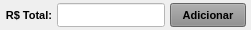
              <widget class="QWidget" name="widget_23" native="true">
               <property name="minimumSize">
                <size>
                 <width>0</width>
                 <height>0</height>
                </size>
               </property>
               <property name="maximumSize">
                <size>
                 <width>16777215</width>
                 <height>30</height>
                </size>
               </property>
               <property name="font">
                <font>
                 <pointsize>8</pointsize>
                </font>
               </property>
               <property name="styleSheet">
                <string notr="true"/>
               </property>
               <layout class="QHBoxLayout" name="horizontalLayout_10">
                <property name="spacing">
                 <number>5</number>
                </property>
                <property name="leftMargin">
                 <number>5</number>
                </property>
                <property name="topMargin">
                 <number>3</number>
                </property>
                <property name="rightMargin">
                 <number>5</number>
                </property>
                <property name="bottomMargin">
                 <number>3</number>
                </property>
                <item>
                 <widget class="QLabel" name="label_44">
                  <property name="minimumSize">
                   <size>
                    <width>0</width>
                    <height>0</height>
                   </size>
                  </property>
                  <property name="maximumSize">
                   <size>
                    <width>50</width>
                    <height>16777215</height>
                   </size>
                  </property>
                  <property name="font">
                   <font>
                    <pointsize>8</pointsize>
                    <weight>75</weight>
                    <bold>true</bold>
                   </font>
                  </property>
                  <property name="text">
                   <string>R$ Total:</string>
                  </property>
                  <property name="alignment">
                   <set>Qt::AlignRight|Qt::AlignTrailing|Qt::AlignVCenter</set>
                  </property>
                 </widget>
                </item>
                <item>
                 <widget class="QLineEdit" name="line_ValorTotal">
                  <property name="sizePolicy">
                   <sizepolicy hsizetype="Preferred" vsizetype="Preferred">
                    <horstretch>0</horstretch>
                    <verstretch>0</verstretch>
                   </sizepolicy>
                  </property>
                  <property name="minimumSize">
                   <size>
                    <width>0</width>
                    <height>0</height>
                   </size>
                  </property>
                  <property name="maximumSize">
                   <size>
                    <width>16777215</width>
                    <height>16777215</height>
                   </size>
                  </property>
                  <property name="font">
                   <font>
                    <pointsize>8</pointsize>
                   </font>
                  </property>
                  <property name="styleSheet">
                   <string notr="true">background-color: rgb(255, 255, 255);</string>
                  </property>
                  <property name="alignment">
                   <set>Qt::AlignCenter</set>
                  </property>
                 </widget>
                </item>
                <item>
                 <widget class="QPushButton" name="btn_AdicionarProd">
                  <property name="sizePolicy">
                   <sizepolicy hsizetype="Preferred" vsizetype="Preferred">
                    <horstretch>0</horstretch>
                    <verstretch>0</verstretch>
                   </sizepolicy>
                  </property>
                  <property name="minimumSize">
                   <size>
                    <width>76</width>
                    <height>0</height>
                   </size>
                  </property>
                  <property name="maximumSize">
                   <size>
                    <width>76</width>
                    <height>16777215</height>
                   </size>
                  </property>
                  <property name="font">
                   <font>
                    <pointsize>8</pointsize>
                    <weight>75</weight>
                    <bold>true</bold>
                   </font>
                  </property>
                  <property name="cursor">
                   <cursorShape>PointingHandCursor</cursorShape>
                  </property>
                  <property name="layoutDirection">
                   <enum>Qt::LeftToRight</enum>
                  </property>
                  <property name="autoFillBackground">
                   <bool>false</bool>
                  </property>
                  <property name="styleSheet">
                   <string notr="true">background-color: rgb(141, 141, 141);</string>
                  </property>
                  <property name="text">
                   <string>Adicionar</string>
                  </property>
                  <property name="checkable">
                   <bool>false</bool>
                  </property>
                  <property name="autoDefault">
                   <bool>false</bool>
                  </property>
                  <property name="default">
                   <bool>false</bool>
                  </property>
                  <property name="flat">
                   <bool>false</bool>
                  </property>
                 </widget>
                </item>
               </layout>
              </widget>
